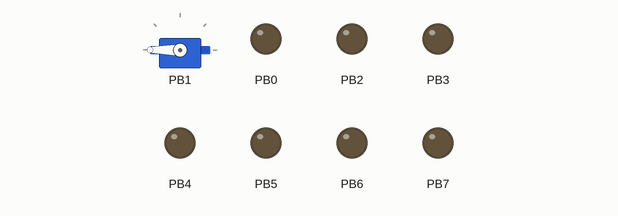
Recording of a program running on a simulated ATmega328P, built with avr-gcc and emulated at 1 MHz. Parts: servo, output pins drawn as LEDs (lit = HIGH). Servo pulses on a pin are drawn as a servo (544–2400 µs = 0–180°); pins used as bus, display or sensor lines are not drawn.

Above: at 0.05 s.
At 4.2 s:
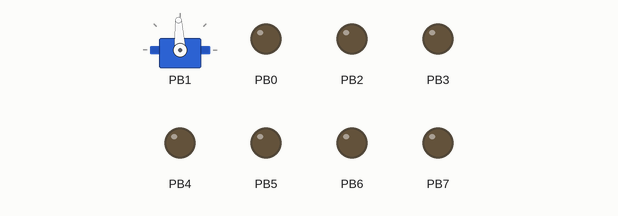
Timing chart, 0 to 5.5 s (numbered marks = the images above):
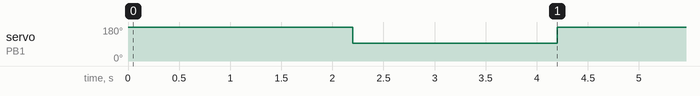

Measured:
- by itself, servo on PB1: alternates 180° for 2.2 s and 93° for 2.0 s

The program:

main.c
```c
/*
 * Servo.c
 *
 * Created: 2017-11-07 11:45:12
 * Author : Joel
 */

#define F_CPU 1000000
#include <avr/io.h>
#include <util/delay.h>
#define SERVO_MOTOR_ACAPTED_HZ 50
#define PULSE_WIDTH  2000

int main(void)
{
	DDRB |= 0xFF;
	//PWM FAST MODE
    TCCR1A |= 1 << WGM11 | 1 << COM1A1 | 1 << COM1A0;;
	TCCR1B |= 1 << WGM12 | 1 << WGM13 | 1 << CS10;
	ICR1 = F_CPU / SERVO_MOTOR_ACAPTED_HZ;
	//Inverted trigger on high

	OCR1A = (ICR1 - PULSE_WIDTH);


    while (1)
    {

		OCR1A = ICR1 - 2600;
		_delay_ms(2200);
		OCR1A = ICR1 - 1500;//2500
		_delay_ms(2000);
    }
}
```
